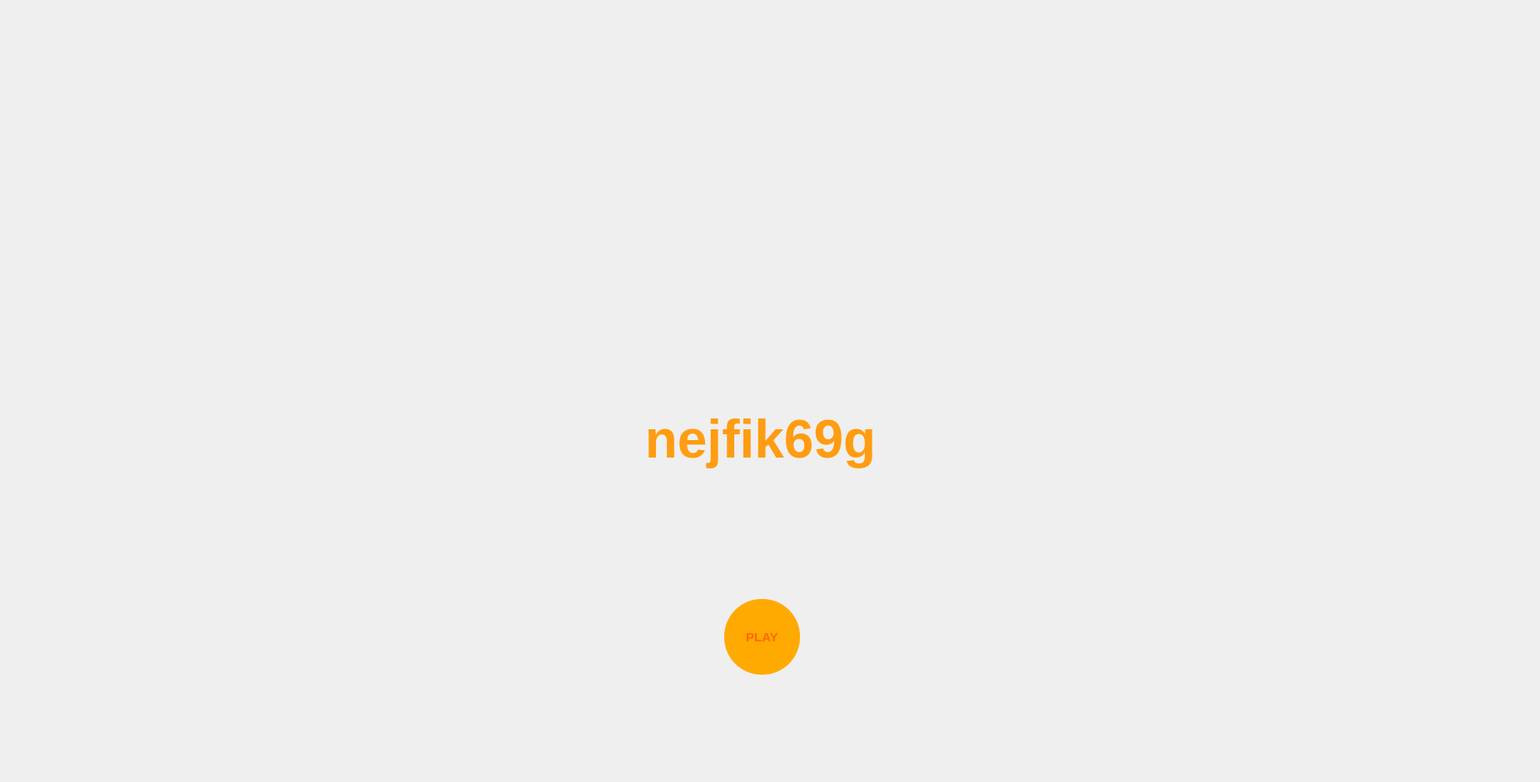
<?xml version="1.0" encoding="UTF-8"?>
<ui version="4.0">
 <class>Form</class>
 <widget class="QWidget" name="Form">
  <property name="geometry">
   <rect>
    <x>0</x>
    <y>0</y>
    <width>1850</width>
    <height>940</height>
   </rect>
  </property>
  <property name="windowTitle">
   <string>Form</string>
  </property>
  <widget class="QLabel" name="backgroundLabel">
   <property name="geometry">
    <rect>
     <x>0</x>
     <y>0</y>
     <width>1850</width>
     <height>940</height>
    </rect>
   </property>
   <property name="styleSheet">
    <string notr="true">image: url(:/images/playersChange.png);</string>
   </property>
   <property name="text">
    <string/>
   </property>
  </widget>
  <widget class="QLabel" name="nicknameLabel">
   <property name="geometry">
    <rect>
     <x>368</x>
     <y>457</y>
     <width>1091</width>
     <height>141</height>
    </rect>
   </property>
   <property name="font">
    <font>
     <pointsize>48</pointsize>
     <bold>true</bold>
    </font>
   </property>
   <property name="styleSheet">
    <string notr="true">color: rgb(255, 156, 17);</string>
   </property>
   <property name="text">
    <string>nejfik69g</string>
   </property>
   <property name="alignment">
    <set>Qt::AlignCenter</set>
   </property>
  </widget>
  <widget class="QPushButton" name="playButton">
   <property name="geometry">
    <rect>
     <x>870</x>
     <y>720</y>
     <width>91</width>
     <height>91</height>
    </rect>
   </property>
   <property name="font">
    <font>
     <pointsize>11</pointsize>
     <bold>true</bold>
    </font>
   </property>
   <property name="styleSheet">
    <string notr="true">QPushButton#playButton{
	background-color: rgb(255, 170, 0);
	color: rgb(255, 104, 3);
	border-radius: 45px;
}

QPushButton#pplayButton:pressed{
	padding-left:3px;
	padding-top:3px;
	background-color: rgb(255, 206, 12);
	background-position:calc(100%-10px)center;
}

QPushButton#playButton:hover{
	background-color: rgb(255, 206, 12);
}
</string>
   </property>
   <property name="text">
    <string>PLAY</string>
   </property>
  </widget>
 </widget>
 <resources>
  <include location="res.qrc"/>
 </resources>
 <connections/>
</ui>
